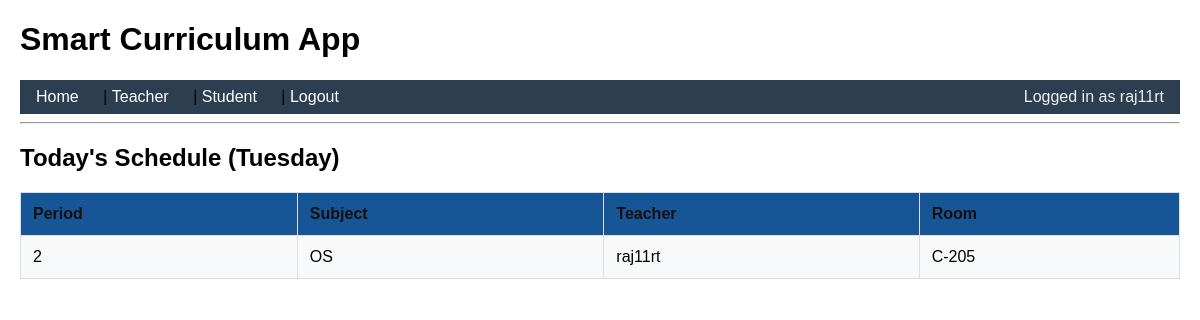
The app's page /today/ (signed in) with its own data.
### core/models.py (models this page shows, shortened)
class TimetableEntry(models.Model):
    day = models.CharField(max_length=10)  # e.g. Monday
    period = models.IntegerField()         # 1,2,3...
    subject = models.CharField(max_length=100)
    room = models.CharField(max_length=20, blank=True)
    teacher = models.ForeignKey(User, on_delete=models.CASCADE, related_name="classes")

### core/views.py (the view)
# urls.py: path("today/", views.today_schedule, name="today_schedule"),
def today_schedule(request):
    weekday_map = {
        0: "Monday",
        1: "Tuesday",
        2: "Wednesday",
        3: "Thursday",
        4: "Friday",
        5: "Saturday",
        6: "Sunday",
    }
    today_name = weekday_map[datetime.date.today().weekday()]
    entries = TimetableEntry.objects.filter(day=today_name).order_by("period")
    context = {
        "day": today_name,
        "entries": entries,
    }
    return render(request, "core/today_schedule.html", context)

### core/templates/core/today_schedule.html
{% extends "core/base.html" %}
{% block content %}
<h2>Today's Schedule ({{ day }})</h2>
{% if entries %}
<table>
    <tr>
        <th>Period</th>
        <th>Subject</th>
        <th>Teacher</th>
        <th>Room</th>
    </tr>
    {% for entry in entries %}
    <tr>
        <td>{{ entry.period }}</td>
        <td>{{ entry.subject }}</td>
        <td>{{ entry.teacher.get_full_name|default:entry.teacher.username }}</td>
        <td>{{ entry.room }}</td>
    </tr>
    {% endfor %}
</table>
{% else %}
<p>No classes scheduled for today.</p>
{% endif %}
{% endblock %}

### core/templates/core/base.html (shortened to what this page needs)
<!DOCTYPE html>
<html lang="en">
<head>
</head>
<body>
    <h1>Smart Curriculum App</h1>
  <nav style="background: #2c3e50 !important;">
  <a href="{% url 'home' %}">Home</a>
  {% if request.user.is_authenticated %}
    |
    <a href="{% url 'teacher_dashboard' %}">Teacher</a>
    |
    <a href="{% url 'student_dashboard' %}">Student</a>
    |
    <a href="{% url 'logout' %}?next=/">Logout</a>
    <span style="float:right;">Logged in as {{ request.user.username }}</span>
  {% else %}
    |
    <a href="{% url 'login' %}">Login</a>
  {% endif %}
</nav>
    <hr>
    {% block content %}{% endblock %}
</body>
</html>

### core/templates/core/base.html (style rules this page uses)
body { font-family: Arial, sans-serif; margin: 20px; }
table { border-collapse: collapse; width: 100%; margin: 10px 0; }
th, td { border: 1px solid #ddd; padding: 12px; text-align: left; }
th { background: #165696; color: rgb(23, 16, 16); font-weight: bold; }
tr:nth-child(even) { background: #f8f9fa; }
nav { background: #2c3e50 !important; padding: 8px 16px; }
nav a { color: white !important; text-decoration: none; margin-right: 20px; font-weight: 500; }
nav span { color: #ecf0f1 !important; }

### records on screen
TimetableEntry: day "Tuesday", period "2", subject "OS", teacher.get_full_name "raj11rt", room "C-205"

### other values on screen
{{ request.user.username }} "raj11rt"
